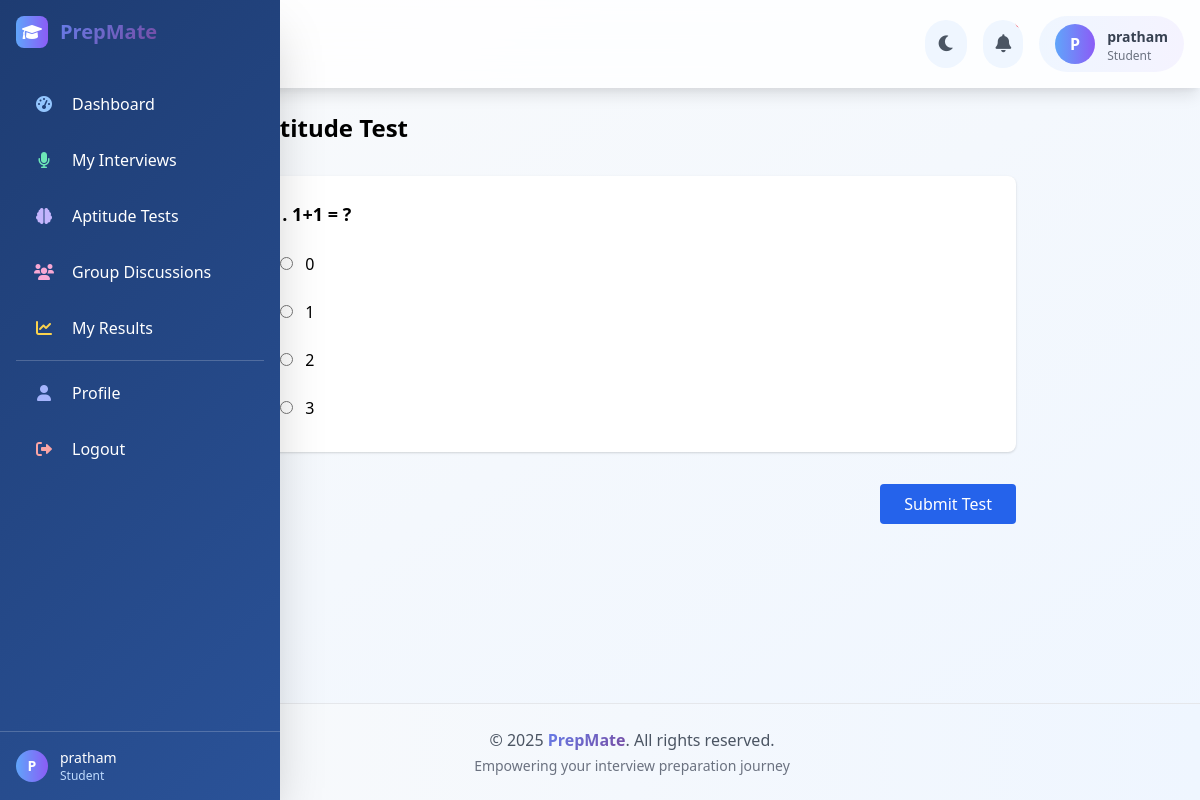
Screenshot of /aptitude/take/logical/ (signed in) with the database file from the repository.
### accounts/models.py (models this page shows, shortened)
class User(AbstractUser):
    ROLE_CHOICES = (
        ('student', 'Student'),
        ('assessor', 'Assessor'),
    )
    role = models.CharField(max_length=10, choices=ROLE_CHOICES)
    bio = models.TextField(max_length=500, blank=True)
    profile_picture = models.ImageField(upload_to='profile_pics/', null=True, blank=True)
    def is_student(self):
        return self.role == 'student'

### aptitude/models.py (models this page shows, shortened)
class AptitudeQuestion(models.Model):
    CATEGORIES = (
        ('logical', 'Logical Reasoning'),
        ('mathematical', 'Mathematical Ability'),
        ('programming', 'Programming Fundamentals'),
        ('domain', 'Domain Specific')
    )
    category = models.CharField(max_length=20, choices=CATEGORIES)
    question_text = models.TextField()
    option_1 = models.CharField(max_length=200)
    option_2 = models.CharField(max_length=200)
    option_3 = models.CharField(max_length=200)
    option_4 = models.CharField(max_length=200)
    correct_answer = models.IntegerField(choices=[(1,1), (2,2), (3,3), (4,4)])
    created_by = models.ForeignKey(User, on_delete=models.CASCADE)
    created_at = models.DateTimeField(auto_now_add=True)

### aptitude/views.py (the view, shortened to what this page needs)
# urls.py: path('take/<str:category>/', views.take_test, name='take_test'),
@login_required
def take_test(request, category):
    if not request.user.is_student:
        return redirect('dashboard:home')
    context = {
        'questions': AptitudeQuestion.objects.filter(category=category)
    }
    return render(request, 'aptitude/take_test.html', context)

### templates/aptitude/take_test.html (shortened to what this page needs)
{% extends 'base.html' %}
{% block content %}
<div class="container mx-auto max-w-3xl">
    <h2 class="text-2xl font-bold mb-6">Aptitude Test</h2>
    {% if questions %}
        <form method="post" class="space-y-8">
            {% for question in questions %}
                <div class="bg-white p-6 rounded-lg shadow">
                    <h3 class="font-bold text-lg mb-4">{{ forloop.counter }}. {{ question.question_text }}</h3>
                    <div class="space-y-2">
                        <label class="block p-2 hover:bg-gray-50 rounded">
                            <input type="radio" name="q{{ question.id }}" value="1" required>
                            <span class="ml-2">{{ question.option_1 }}</span>
                        </label>
                        <label class="block p-2 hover:bg-gray-50 rounded">
                            <input type="radio" name="q{{ question.id }}" value="2" required>
                            <span class="ml-2">{{ question.option_2 }}</span>
                        </label>
                        <label class="block p-2 hover:bg-gray-50 rounded">
                            <input type="radio" name="q{{ question.id }}" value="3" required>
                            <span class="ml-2">{{ question.option_3 }}</span>
                        </label>
                        <label class="block p-2 hover:bg-gray-50 rounded">
                            <input type="radio" name="q{{ question.id }}" value="4" required>
                            <span class="ml-2">{{ question.option_4 }}</span>
                        </label>
                    </div>
                </div>
            {% endfor %}
            <div class="flex justify-end">
                <button type="submit" class="bg-blue-600 text-white px-6 py-2 rounded hover:bg-blue-700">
                    Submit Test
                </button>
            </div>
        </form>
    {% endif %}
</div>
{% endblock %}

### templates/base.html (shortened to what this page needs)
{% load static %}
<!DOCTYPE html>
<html lang="en">
<head>
    <link href="https://cdn.jsdelivr.net/npm/tailwindcss@2.2.19/dist/tailwind.min.css" rel="stylesheet">
    <link href="https://cdnjs.cloudflare.com/ajax/libs/font-awesome/6.0.0/css/all.min.css" rel="stylesheet">
</head>
<body class="bg-gradient-to-br from-gray-50 to-blue-50 min-h-screen flex transition-colors duration-300">
    <div class="sidebar fixed left-0 top-0 h-full w-16 sidebar-gradient text-white z-50 shadow-2xl overflow-hidden">
        <div class="p-4">
            <div class="flex items-center mb-8">
                <div class="w-8 h-8 bg-gradient-to-r from-blue-400 to-purple-500 rounded-lg flex items-center justify-center pulse-glow">
                    <i class="fas fa-graduation-cap text-white"></i>
                </div>
            </div>
            <nav class="space-y-2">
                {% if user.is_authenticated %}
                    {% if user.is_student %}
                        <a href="{% url 'dashboard:student' %}" class="sidebar-item flex items-center p-3 rounded-xl group">
                            <i class="fas fa-tachometer-alt w-8 text-center text-blue-300"></i>
                        </a>
                        <a href="{% url 'interviews:list' %}" class="sidebar-item flex items-center p-3 rounded-xl group">
                            <i class="fas fa-microphone w-8 text-center text-green-300"></i>
                        </a>
                        <a href="{% url 'aptitude:tests' %}" class="sidebar-item flex items-center p-3 rounded-xl group">
                            <i class="fas fa-brain w-8 text-center text-purple-300"></i>
                        </a>
                        <a href="{% url 'groupdiscussion:list' %}" class="sidebar-item flex items-center p-3 rounded-xl group">
                            <i class="fas fa-users w-8 text-center text-pink-300"></i>
                        </a>
                        <a href="{% url 'aptitude:results' %}" class="sidebar-item flex items-center p-3 rounded-xl group">
                            <i class="fas fa-chart-line w-8 text-center text-yellow-300"></i>
                        </a>
                    {% endif %}
                    <div class="border-t border-white border-opacity-20 my-4"></div>
                    <a href="{% url 'accounts:profile' %}" class="sidebar-item flex items-center p-3 rounded-xl group">
                        <i class="fas fa-user w-8 text-center text-indigo-300"></i>
                    </a>
                    <a href="{% url 'accounts:logout' %}" class="sidebar-item flex items-center p-3 rounded-xl group">
                        <i class="fas fa-sign-out-alt w-8 text-center text-red-300"></i>
                    </a>
                {% endif %}
            </nav>
        </div>
        {% if user.is_authenticated %}
        <div class="absolute bottom-0 left-0 right-0 p-4 border-t border-white border-opacity-20">
            <div class="flex items-center">
                <div class="w-8 h-8 bg-gradient-to-r from-blue-400 to-purple-500 rounded-full flex items-center justify-center pulse-glow">
                    <span class="text-white text-sm font-bold">{{ user.username|first|upper }}</span>
                </div>
            </div>
        </div>
        {% endif %}
    </div>
    <div class="flex-1 ml-16 flex flex-col min-h-screen">
        <header class="bg-white bg-opacity-80 backdrop-filter backdrop-blur-lg shadow-lg p-4 sticky top-0 z-40 header-animate transition-colors duration-300">
            <div class="flex justify-between items-center">
                <h1 class="text-3xl font-bold text-gradient">
                    {% block page_title %}PrepMate{% endblock %}
                </h1>
                {% if user.is_authenticated %}
                <div class="flex items-center space-x-4">
                    <button id="theme-toggle" class="theme-toggle relative p-3 text-gray-600 hover:text-blue-600 btn-interactive rounded-full bg-blue-50 hover:bg-blue-100 transition-colors duration-300">
                        <i id="theme-icon" class="fas fa-moon text-lg"></i>
                    </button>
                    <button class="relative p-3 text-gray-600 hover:text-blue-600 btn-interactive rounded-full bg-blue-50 hover:bg-blue-100">
                        <i class="fas fa-bell text-lg bell-animate"></i>
                        <span class="absolute -top-1 -right-1 w-3 h-3 bg-gradient-to-r from-red-400 to-pink-500 rounded-full pulse-glow"></span>
                    </button>
                    <div class="flex items-center space-x-3 bg-gradient-to-r from-blue-50 to-purple-50 rounded-full px-4 py-2 card-interactive transition-colors duration-300">
                        <div class="w-10 h-10 bg-gradient-to-r from-blue-400 to-purple-500 rounded-full flex items-center justify-center pulse-glow">
                            <span class="text-white font-bold">{{ user.username|first|upper }}</span>
                        </div>
                        <div>
                            <span class="text-sm font-semibold text-gray-700">{{ user.username }}</span>
                            <p class="text-xs text-gray-500">{{ user.get_role_display }}</p>
                        </div>
                    </div>
                </div>
                {% endif %}
            </div>
        </header>
        <main class="flex-1 p-6 transition-colors duration-300">
            {% block content %}
            {% endblock %}
        </main>
        <footer class="bg-gradient-to-r from-gray-50 to-blue-50 border-t border-gray-200 p-6 mt-auto transition-colors duration-300">
            <div class="text-center">
                <p class="text-gray-600 font-medium">&copy; 2025 <span class="text-gradient font-bold">PrepMate</span>. All rights reserved.</p>
                <p class="text-sm text-gray-500 mt-1">Empowering your interview preparation journey</p>
            </div>
        </footer>
    </div>
</body>
</html>

### templates/base.html (style rules this page uses)
.sidebar-gradient { background: linear-gradient(135deg, #1e3c72 0%, #2a5298 100%); }
.sidebar { transition: all 0.3s cubic-bezier(0.4, 0, 0.2, 1); backdrop-filter: blur(10px); }
.sidebar-item { transition: all 0.2s cubic-bezier(0.4, 0, 0.2, 1); position: relative; overflow: hidden; }
.sidebar-item::before { content: ''; position: absolute; top: 0; left: -100%; width: 100%; height: 100%; background: linear-gradient(90deg, transparent, rgba(255,255,255,0.1), transparent); transition: left 0.5s; }
.sidebar-item i { transition: all 0.3s ease; }
.header-animate { transition: all 0.3s ease; }
.btn-interactive { transition: all 0.3s ease; position: relative; overflow: hidden; }
.btn-interactive::before { content: ''; position: absolute; top: 0; left: -100%; width: 100%; height: 100%; background: linear-gradient(90deg, transparent, rgba(255,255,255,0.2), transparent); transition: left 0.5s; }
.bell-animate { animation: bellRing 2s infinite; }
.card-interactive { transition: all 0.3s cubic-bezier(0.4, 0, 0.2, 1); }
.pulse-glow { animation: pulseGlow 2s infinite; }
.text-gradient { background: linear-gradient(135deg, #667eea 0%, #764ba2 100%); -webkit-background-clip: text; -webkit-text-fill-color: transparent; background-clip: text; }
.theme-toggle { transition: all 0.3s ease; }

### rows the page displays
User: username|first "P", username "pratham", role "Student"
AptitudeQuestion: question_text "1+1 = ?", option_1 "0", option_2 "1", option_3 "2", option_4 "3"
